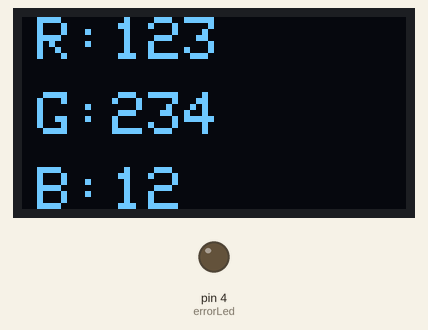
Recording of a sketch running on a simulated Arduino Uno, built with avr-gcc and run on an emulated ATmega328P. On the bench: 128×64 one-colour display, output pins drawn as LEDs (lit = HIGH).

Above: at 0.1 s.

The sketch:

KiTECH_OLED-Lib.ino
```cpp
#include "KiTECH_OLED.h"

KiTECH_OLED oled;

int errorLed = 4;

void setup() {
    Serial.begin(9600);

    pinMode(errorLed, OUTPUT);

    if (oled.setup()) {
        oled.print("setup OK");
    }
    oled.clear();
}

void loop() {
    //oled.print_full_weather_info(-7.23, "Teplota", "*C", 25, "Vlhkost", "%", 125, "Tlak", "kPa", 40, 5, true, 2, 5, 5);
    //oled.show_error_message(errorLed, "Error pri citani teploty");
    oled.print_rgb_values(123, 234, 12);
}
```

KiTECH_OLED.cpp
```cpp
#include "Arduino.h"
#include <Wire.h>
#include <Adafruit_GFX.h>
#include <Adafruit_SSD1306.h>
#include "KiTECH_OLED.h"

KiTECH_OLED::KiTECH_OLED() {}

#define SCREEN_WIDTH 128
#define SCREEN_HEIGHT 64

Adafruit_SSD1306 display(SCREEN_WIDTH, SCREEN_HEIGHT, &Wire, -1);

bool KiTECH_OLED::setup() {
    if(!display.begin(SSD1306_SWITCHCAPVCC, 0x3C)) { // Address 0x3D for 128x64
        Serial.println("SSD1306 allocation failed");
        return false;
    }

    display.clearDisplay();
    display.setTextSize(1);
    display.setTextColor(WHITE);
    display.setCursor(0, 5);
    return true;
}

bool KiTECH_OLED::nastav() {
    return setup();
}

void KiTECH_OLED::clear() {
    display.clearDisplay();
}

void KiTECH_OLED::vycisti() {
    clear();
}

void KiTECH_OLED::set_text_size(int s) {
    display.setTextSize(s);
}

void KiTECH_OLED::nastav_velkost_textu(int s) {
    set_text_size(s);
}

void KiTECH_OLED::print(String text) {
    display.print(text);
    display.display();
}

void KiTECH_OLED::vypis(String text) {
    print(text);
}

void KiTECH_OLED::set_cursor(int x, int y) {
    display.setCursor(x,y);
}

void KiTECH_OLED::nastav_kurzor(int x, int y) {
    set_cursor(x, y);
}

void KiTECH_OLED::print_at(int x, int y, String text) {
    set_cursor(x, y);
    print(text);
}

void KiTECH_OLED::vypis_na_poziciu(int x, int y, String text) {
    print_at(x, y, text);
}

String KiTECH_OLED::int_to_str(int n) {
    String strValue = "";
    char val[8];
    dtostrf(n, 1, 0, val);
    strValue.concat(val);

    return strValue;
}

String KiTECH_OLED::float_to_str(float n) {
    String strValue = "";
    char val[8];
    dtostrf(n, 1, 2, val);
    strValue.concat(val);

    return strValue;
}

void KiTECH_OLED::draw_cloud(int x, int y) {
    // 'cloud', 30x30px
    const unsigned char cloud [] PROGMEM = {
        0x00, 0x3f, 0x00, 0x00, 0x00, 0xff, 0xc0, 0x00, 0x01, 0xff, 0xe0, 0x00, 0x03, 0xff, 0xf0, 0x00,
        0x03, 0xff, 0xf0, 0x00, 0x07, 0xff, 0xff, 0x00, 0x07, 0xff, 0xff, 0xe0, 0x07, 0xff, 0xff, 0xf0,
        0x07, 0xff, 0xff, 0xf8, 0x0f, 0xff, 0xff, 0xfc, 0x3f, 0xff, 0xff, 0xfc, 0x7f, 0xff, 0xff, 0xfc,
        0x7f, 0xff, 0xff, 0xfc, 0xff, 0xff, 0xff, 0xfc, 0xff, 0xff, 0xff, 0xfc, 0xff, 0xff, 0xff, 0xfc,
        0xff, 0xff, 0xff, 0xfc, 0xff, 0xff, 0xff, 0xfc, 0x7f, 0xff, 0xff, 0xfc, 0x7f, 0xff, 0xff, 0xf8,
        0x3f, 0xff, 0xff, 0xf0, 0x1f, 0xff, 0xff, 0xe0, 0x00, 0x00, 0x00, 0x00, 0x00, 0x00, 0x00, 0x00,
        0x00, 0x00, 0x00, 0x00, 0x00, 0x00, 0x00, 0x00, 0x00, 0x00, 0x00, 0x00, 0x00, 0x00, 0x00, 0x00,
        0x00, 0x00, 0x00, 0x00, 0x00, 0x00, 0x00, 0x00
    };

    display.clearDisplay();
    display.drawBitmap(x, y, cloud, 30, 30, WHITE);

    display.display();
}

void KiTECH_OLED::draw_sun(int x, int y) {
    // 'sun', 30x30px
    const unsigned char sun [] PROGMEM = {
        0x00, 0x03, 0x00, 0x00, 0x00, 0x03, 0x00, 0x00, 0x00, 0x03, 0x00, 0x00, 0x00, 0x03, 0x00, 0x00,
        0x0c, 0x03, 0x00, 0x60, 0x0e, 0x03, 0x00, 0xc0, 0x07, 0x00, 0x01, 0x80, 0x03, 0x80, 0x03, 0x00,
        0x01, 0x80, 0x06, 0x00, 0x00, 0x0f, 0xc0, 0x00, 0x00, 0x3f, 0xf0, 0x00, 0x00, 0x3f, 0xf0, 0x00,
        0x00, 0x7f, 0xf8, 0x00, 0x00, 0x7f, 0xf8, 0x00, 0xfc, 0x7f, 0xf8, 0xfc, 0xfc, 0x7f, 0xf8, 0xfc,
        0x00, 0x7f, 0xf8, 0x00, 0x00, 0x7f, 0xf8, 0x00, 0x00, 0x3f, 0xf0, 0x00, 0x00, 0x3f, 0xf0, 0x00,
        0x00, 0x0f, 0xc0, 0x00, 0x00, 0xc0, 0x06, 0x00, 0x01, 0x80, 0x07, 0x00, 0x03, 0x00, 0x03, 0x80,
        0x06, 0x03, 0x01, 0xc0, 0x0c, 0x03, 0x00, 0xc0, 0x00, 0x03, 0x00, 0x00, 0x00, 0x03, 0x00, 0x00,
        0x00, 0x03, 0x00, 0x00, 0x00, 0x03, 0x00, 0x00
    };

    display.clearDisplay();
    display.drawBitmap(x, y, sun, 30, 30, WHITE);

    display.display();
}

void KiTECH_OLED::draw_cloudy_sun(int x, int y) {
    // 'cloudy-sun', 30x30px
    const unsigned char cloudy_sun [] PROGMEM = {
        0x00, 0x00, 0x00, 0x00, 0x00, 0x00, 0x40, 0x00, 0x00, 0x00, 0x40, 0x00, 0x00, 0x00, 0x40, 0x00,
        0x00, 0x00, 0x40, 0x20, 0x00, 0xc0, 0x40, 0x60, 0x00, 0x60, 0x40, 0xc0, 0x00, 0x30, 0x01, 0x80,
        0x00, 0x18, 0x01, 0x00, 0x00, 0x03, 0xf8, 0x00, 0x00, 0x07, 0xfc, 0x00, 0x00, 0x07, 0xfc, 0x00,
        0x00, 0x03, 0xfe, 0x00, 0x01, 0xf9, 0xfe, 0xfc, 0x03, 0xfc, 0xfe, 0x00, 0x07, 0xfc, 0x0e, 0x00,
        0x07, 0xff, 0xc4, 0x00, 0x07, 0xff, 0xf0, 0x00, 0x07, 0xff, 0xf0, 0x00, 0x1f, 0xff, 0xf9, 0x00,
        0x3f, 0xff, 0xf9, 0x80, 0x3f, 0xff, 0xf8, 0xc0, 0x3f, 0xff, 0xf8, 0x60, 0x3f, 0xff, 0xf8, 0x00,
        0x3f, 0xff, 0xf8, 0x00, 0x3f, 0xff, 0xf0, 0x00, 0x0f, 0xff, 0xc0, 0x00, 0x00, 0x00, 0x00, 0x00,
        0x00, 0x00, 0x00, 0x00, 0x00, 0x00, 0x00, 0x00
    };

    display.clearDisplay();
    display.drawBitmap(x, y, cloudy_sun, 30, 30, WHITE);

    display.display();
}

void KiTECH_OLED::draw_rain(int x, int y) {
    // 'rain', 25x30px
    const unsigned char rain [] PROGMEM = {
        0x00, 0xf8, 0x00, 0x00, 0x03, 0xfe, 0x00, 0x00, 0x07, 0xff, 0x00, 0x00, 0x07, 0xff, 0x00, 0x00,
        0x0f, 0xff, 0xf0, 0x00, 0x0f, 0xff, 0xfc, 0x00, 0x0f, 0xff, 0xfe, 0x00, 0x1f, 0xff, 0xfe, 0x00,
        0x3f, 0xff, 0xff, 0x00, 0x7f, 0xff, 0xff, 0x00, 0x7f, 0xff, 0xff, 0x00, 0x7f, 0xff, 0xff, 0x00,
        0x7f, 0xff, 0xff, 0x00, 0x7f, 0xff, 0xff, 0x00, 0x7f, 0xff, 0xfe, 0x00, 0x3f, 0xff, 0xfe, 0x00,
        0x1f, 0xff, 0xfc, 0x00, 0x0f, 0xff, 0xf0, 0x00, 0x00, 0x08, 0x00, 0x00, 0x04, 0x08, 0x00, 0x00,
        0x04, 0x08, 0x00, 0x00, 0x04, 0x00, 0x40, 0x00, 0x00, 0x00, 0x40, 0x00, 0x00, 0x40, 0x00, 0x00,
        0x00, 0x00, 0x00, 0x00, 0x00, 0x84, 0x00, 0x00, 0x00, 0x04, 0x00, 0x00, 0x08, 0x04, 0x00, 0x00,
        0x08, 0x00, 0x00, 0x00, 0x08, 0x00, 0x00, 0x00
    };

    display.clearDisplay();
    display.drawBitmap(x, y, rain, 30, 30, WHITE);

    display.display();
}

void KiTECH_OLED::draw_snow(int x, int y) {
    // 'snow', 25x30px
    const unsigned char snow [] PROGMEM = {
        0x00, 0x00, 0x00, 0x00, 0x00, 0xf8, 0x00, 0x00, 0x03, 0xfe, 0x00, 0x00, 0x07, 0xff, 0x00, 0x00,
        0x0f, 0xff, 0x00, 0x00, 0x0f, 0xff, 0xf0, 0x00, 0x0f, 0xff, 0xfc, 0x00, 0x0f, 0xff, 0xfe, 0x00,
        0x1f, 0xff, 0xff, 0x00, 0x3f, 0xff, 0xff, 0x00, 0x7f, 0xff, 0xff, 0x80, 0xff, 0xff, 0xff, 0x80,
        0xff, 0xff, 0xff, 0x80, 0xff, 0xff, 0xff, 0x80, 0xff, 0xff, 0xff, 0x80, 0xff, 0xff, 0xff, 0x00,
        0x7f, 0xff, 0xff, 0x00, 0x7f, 0xff, 0xfe, 0x00, 0x3f, 0xff, 0xfc, 0x00, 0x07, 0xff, 0xc0, 0x00,
        0x00, 0x00, 0x00, 0x00, 0x06, 0x00, 0x00, 0x00, 0x06, 0x04, 0x60, 0x00, 0x00, 0x0e, 0x60, 0x00,
        0x00, 0xc4, 0x00, 0x00, 0x00, 0xc0, 0x00, 0x00, 0x00, 0x01, 0x80, 0x00, 0x0c, 0x01, 0x80, 0x00,
        0x0c, 0x00, 0x00, 0x00, 0x00, 0x00, 0x00, 0x00
    };

    display.clearDisplay();
    display.drawBitmap(x, y, snow, 30, 30, WHITE);

    display.display();
}

void KiTECH_OLED::draw_error(int x, int y) {
    // 'error', 30x30px
    const unsigned char error [] PROGMEM = {
        0x00, 0x1f, 0xe0, 0x00, 0x00, 0x7f, 0xf8, 0x00, 0x01, 0xe0, 0x1e, 0x00, 0x07, 0x80, 0x03, 0x80,
        0x0e, 0x00, 0x01, 0xc0, 0x1c, 0x00, 0x00, 0xe0, 0x19, 0x00, 0x02, 0x60, 0x31, 0x80, 0x06, 0x30,
        0x21, 0xc0, 0x0e, 0x10, 0x60, 0xe0, 0x1c, 0x18, 0x60, 0x70, 0x38, 0x18, 0xc0, 0x38, 0x70, 0x0c,
        0xc0, 0x1c, 0xe0, 0x0c, 0xc0, 0x0f, 0xc0, 0x0c, 0xc0, 0x07, 0x80, 0x0c, 0xc0, 0x07, 0x80, 0x0c,
        0xc0, 0x0f, 0xc0, 0x0c, 0xc0, 0x1c, 0xe0, 0x0c, 0xc0, 0x38, 0x70, 0x0c, 0x60, 0x70, 0x38, 0x18,
        0x60, 0xe0, 0x1c, 0x18, 0x21, 0xc0, 0x0e, 0x10, 0x31, 0x80, 0x06, 0x30, 0x19, 0x00, 0x02, 0x60,
        0x1c, 0x00, 0x00, 0xe0, 0x0e, 0x00, 0x01, 0xc0, 0x07, 0x00, 0x03, 0x00, 0x01, 0xe0, 0x1e, 0x00,
        0x00, 0x7f, 0xf8, 0x00, 0x00, 0x1f, 0xe0, 0x00
    };

    display.clearDisplay();
    display.drawBitmap(x, y, error, 30, 30, WHITE);

    display.display();
}

void KiTECH_OLED::show_error_message(int errorLed, String message) {
    digitalWrite(errorLed, HIGH);
    delay(500);
    draw_error(49, 1);
    digitalWrite(errorLed, LOW);
    delay(500);
    clear();
    digitalWrite(errorLed, HIGH);
    delay(500);
    print_at(0, 0, message);
    digitalWrite(errorLed, LOW);
    delay(500);
    digitalWrite(errorLed, HIGH);
    delay(500);
    digitalWrite(errorLed, LOW);
    delay(500);
}

void KiTECH_OLED::print_weather_icon(float t, bool rain, int clouds, int x, int y) {
    if (rain) {
        if (t < 0) {
            draw_snow(x, y);
        } else {
            draw_rain(x, y);
        }
    } else {
        switch (clouds)
        {
        case 1:
            draw_cloudy_sun(x, y);
            break;
        case 2:
            draw_cloud(x, y);
            break;
        default:
            draw_sun(x, y);
            break;
        }
    }
}

void KiTECH_OLED::print_weather_info(float value, String description, String unit, int x, int y) {
    description.concat(" (");
    description.concat(unit);
    description.concat(")");
    print_at(x, y, description);

    String strValue = "";
    char val[8];
    dtostrf(value, 1, 2, val);
    strValue.concat(val);

    set_text_size(2);
    print_at(x, y + 20, strValue);
    set_text_size(1);
}

void KiTECH_OLED::print_full_weather_info(float t, String tDesc, String tUnit, float h, String hDesc, String hUnit, float p, String pDesc, String pUnit, int x, int y, bool rain, int clouds, int iconX, int iconY) {
    print_weather_icon(t, rain, clouds, iconX, iconY);
    print_weather_info(t, tDesc, tUnit, x, y);
    delay(1000);
    clear();

    print_weather_icon(t, rain, clouds, iconX, iconY);
    print_weather_info(h, hDesc, hUnit, x, y);
    delay(1000);
    clear();

    print_weather_icon(t, rain, clouds, iconX, iconY);
    print_weather_info(p, pDesc, pUnit, x, y);
    delay(1000);
    clear();
}

void KiTECH_OLED::print_rgb_values(int r, int g, int b) {
    clear();
    set_text_size(2);
    set_cursor(5, 0);
    display.print("R: ");
    set_cursor(30, 0);
    display.print(int_to_str(r));

    set_cursor(5, 25);
    display.print("G: ");
    set_cursor(30, 25);
    display.print(int_to_str(g));

    set_cursor(5, 50);
    display.print("B: ");
    set_cursor(30, 50);
    display.print(int_to_str(b));

    display.display();
    set_text_size(1);
}
```

KiTECH_OLED.h
```cpp
#ifndef KiTECH_OLED_h
#define KiTECH_OLED_h

#include "Arduino.h"

class KiTECH_OLED
{
private:

public:
    KiTECH_OLED();
    bool setup();
    bool nastav();
    void print(String text);
    void vypis(String text);
    void print_at(int x, int y, String text);
    void vypis_na_poziciu(int x, int y, String text);
    void set_cursor(int x, int y);
    void nastav_kurzor(int x, int y);
    void clear();
    void vycisti();
    void set_text_size(int s);
    void nastav_velkost_textu(int s);
    void show_error_message(int errorLed, String message);

    String int_to_str(int n);
    String float_to_str(float n);

    // KiTECH Weather
    void draw_cloud(int x, int y);
    void draw_sun(int x, int y);
    void draw_cloudy_sun(int x, int y);
    void draw_rain(int x, int y);
    void draw_snow(int x, int y);
    void draw_error(int x, int y);
    void print_weather_icon(float t, bool rain, int clouds, int x, int y);
    void print_weather_info(float value, String description, String unit, int x, int y);
    void print_full_weather_info(float t, String tDesc, String tUnit, float h, String hDesc, String hUnit, float p, String pDesc, String pUnit, int x, int y, bool rain, int clouds, int iconX, int iconY);

    //KiTECH Lights
    void print_rgb_values(int r, int g, int b);
};

#endif
```
